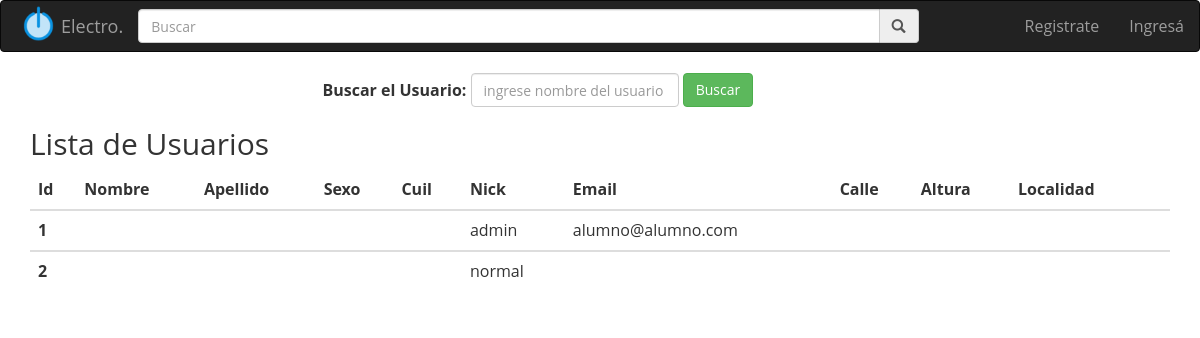
The app's page /admin.php with its own data.
### tables this page shows
create table usuario(
id int auto_increment,
nombre varchar(25),
apellido varchar(25),
sexo varchar(25),
cuil integer,
nick varchar(25),
pass varchar(40),
email varchar(60),
rol varchar(25),
calle varchar(25),
altura integer,
localidad varchar(30),
estado varchar(20),
primary key (id)
);

### admin.php (the view, shortened to what this page needs)
<!DOCTYPE html>
<html lang="es">
<?php
require 'header.php';
?>
<body>
<div class="container">
    <div class="row">
        <div class="col-lg-4"></div>
        <div class="col-lg-4"></div>
    </div>
    <div class="row">
        <div class="col-lg-3"></div>
        <div class="col-lg-6 " >
            <form class="form form-inline " action="index.php" method="post">
                <div class="form-group">
                    <label class="control-label">Buscar el Usuario:</label>
                    <input type="text" class="form-control" name="usuariobuscado" placeholder="ingrese nombre del usuario" required">
                </div>
                <input type="submit" value="Buscar" class="btn btn-success">
            </form>
        </div>
    </div>
    <div class="col-lg-3"></div>
    <?php
    require 'database.php';
    if(isset($_POST['usuariobuscado'])){
        $buscado=$_POST['usuariobuscado'];
        $q="select * from usuario where nick='$buscado'; ";
        $consulta=mysqli_query($conexion,$q);
        $array= mysqli_fetch_array($consulta);
        if(isset($array)){
            echo "<h2>Resultado</h2>";
            echo "<table class='table'>
        <thead>
                <tr>
                  <th scope='col'>ID</th>
                  <th scope='col'>Nombre</th>
                  <th scope='col'>Apellido</th>
                  <th scope='col'>Sexo</th>
                  <th scope='col'>Cuil</th>
                  <th scope='col'>Nick</th>
                  <th scope='col'>Email</th>
                  <th scope='col'>Calle</th>
                  <th scope='col'>Altura</th>
                  <th scope='col'>Localidad</th>
                  <th scope='col'></th>
                </tr>
              </thead>";
            echo " <tbody>
                <tr>
                  <th scope='row'>".$array["id"]."</th>
                  <td>".$array["nombre"]."</td>
                  <td>".$array["apellido"]."</td>
                  <td>".$array["sexo"]."</td>
                  <td>".$array["cuil"]."</td>
                  <td>".$array["nick"]."</td>
                  <td>".$array["email"]."</td>
                  <td>".$array["calle"]."</td>
                  <td>".$array["altura"]."</td>
                  <td>".$array["localidad"]."</td>
                  <td>";
            if(isset($_SESSION['username'])){
                echo " <form  action='opciones.php' method='post'>
                    <input type='hidden' name='id' value='".$array['id']."'>
                    <input type='submit' name='botone' value='eliminar'>
                    <input type='submit' formaction='modificar.php' value='modificar'>
                  </form> ";}
            echo "</td></tr></tbody></table>";
        }else{
            echo "<p>Usuario no encontrado</p>";
            echo "<h2>Lista de Usuarios</h2>";
            $q="select * from usuario ";
            $consulta=mysqli_query($conexion,$q);
            $colum = mysqli_fetch_array($consulta);
            echo " <table class='table'>
              <thead>
                <tr>
                  <th scope='col'>Id</th>
                  <th scope='col'>Nombre</th>
                  <th scope='col'>Apellido</th>
                  <th scope='col'>Sexo</th>
                  <th scope='col'>Cuil</th>
                  <th scope='col'>Nick</th>
                  <th scope='col'>Email</th>
                  <th scope='col'>Calle</th>
                  <th scope='col'>Altura</th>
                  <th scope='col'>Localidad</th>
                  <th scope='col'></th>
                </tr>
              </thead>";
            if(isset($colum)){
                do{
                    echo " <tbody>
                <tr>
                  <th scope='row'>".$colum["id"]."</th>
                  <td>".$colum["nombre"]."</td>
                  <td>".$colum["apellido"]."</td>
                  <td>".$colum["cuil"]."</td>
                  <td>".$colum["nick"]."</td>
                  <td>";
                    if(isset($_SESSION['username'])){
                        echo " <form  action='opciones.php' method='post'>
                    <input type='hidden' name='id' value='".$colum['id']."'>
                    <input type='submit' name='botone' value='eliminar'>
                    <input type='submit' formaction='modificar.php' value='modificar'>
                  </form> ";
                    }
                }while($colum=mysqli_fetch_array($consulta));
                echo "</td>
                </tr>
              </tbody>
            </table>";
            }
        }
    }else{
        echo "<h2>Lista de Usuarios</h2>";
        $q="select * from usuario ";
        $consulta=mysqli_query($conexion,$q);
        $colum = mysqli_fetch_array($consulta);
        echo " <table class='table'>
              <thead>
                <tr>
                  <th scope='col'>Id</th>
                  <th scope='col'>Nombre</th>
                  <th scope='col'>Apellido</th>
                  <th scope='col'>Sexo</th>
                  <th scope='col'>Cuil</th>
                  <th scope='col'>Nick</th>
                  <th scope='col'>Email</th>
                  <th scope='col'>Calle</th>
                  <th scope='col'>Altura</th>
                  <th scope='col'>Localidad</th>
                  <th scope='col'></th>
                </tr>
              </thead>";
        if(isset($colum)) {
            do {
                echo " <tbody>
                <tr>
                  <th scope='row'>" . $colum["id"] . "</th>
                  <td>" . $colum["nombre"] . "</td>
                  <td>" . $colum["apellido"] . "</td>
                  <td>" . $colum["sexo"] . "</td>
                  <td>" . $colum["cuil"] . "</td>
                  <td>" . $colum["nick"] . "</td>
                  <td>" . $colum["email"] . "</td>
                  <td>" . $colum["calle"] . "</td>
                  <td>" . $colum["altura"] . "</td>
                  <td>" . $colum["localidad"] . "</td>
                  <td>";
            } while ($colum = mysqli_fetch_array($consulta));
            echo "</td>
                </tr>
              </tbody>
            </table>";
        }
    }
    ?>
</div>
</body>

### css/estilos.css (style rules this page uses)
* { margin: 0; padding: 0; }
html,body { font-family: 'Open Sans', sans-serif; box-sizing:border-box; font-size: 16px; }

### records on screen
usuario: id "1", nick "admin", email "alumno@alumno.com"
usuario: id "2", nick "normal"
